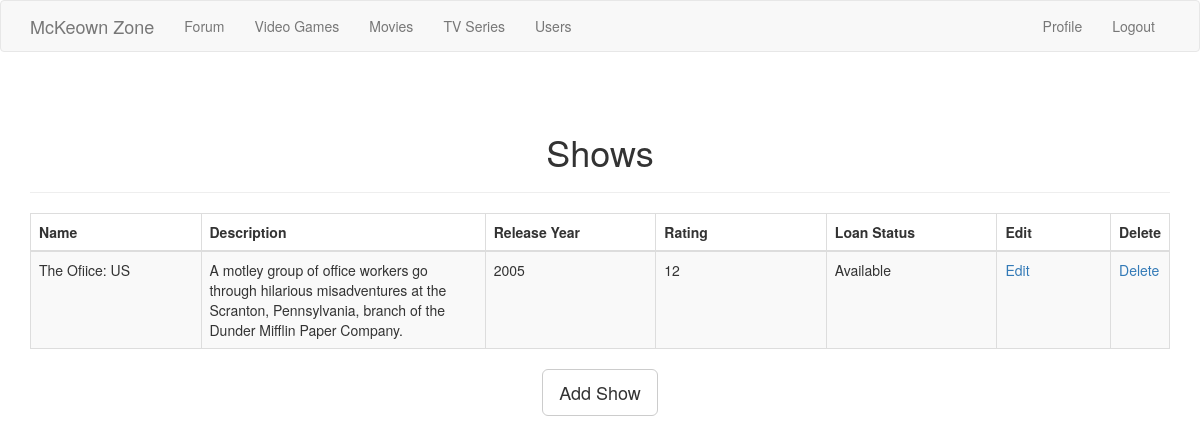
The app's page /admin_shows (signed in) with its own data.
### app/models.py (models this page shows, shortened)
class Show(UserMixin, db.Model):
	id = db.Column(db.Integer, primary_key=True)
	name = db.Column(db.String(50))
	description = db.Column(db.String(250))
	release_year = db.Column(db.Integer)
	rating = db.Column(db.Integer)
	loan_status = db.Column(db.String(150))
	last_update = db.Column(db.DateTime, default=datetime.utcnow)
	requested_show = db.relationship(
 		'Show',
	secondary=show_requests,
	primaryjoin=(show_requests.c.requester_id == id),
	secondaryjoin=(show_requests.c.requested_id == id),
	backref=db.backref('requesters', lazy='dynamic'),
	lazy='dynamic')

### app/routes.py (the view)
@app.route('/admin_shows', methods=['GET', 'POST'])
@login_required
def list_shows():
	check_admin()
	shows = Show.query.all()
	return render_template ('admin/shows/shows.html', shows=shows, title="Shows")

### app/models.py (called while the page is built)
@login.user_loader
def load_user(id):
	return User.query.get(int(id));

### app/routes.py (called while the page is built)
@app.before_request
def before_request():
	if current_user.is_authenticated:
		current_user.last_seen = datetime.utcnow()
		db.session.commit()

def check_admin():
	if not current_user.is_admin:
		abort(403)

### app/templates/admin/shows/shows.html (shortened to what this page needs)
{% import "bootstrap/utils.html" as utils %}
{% extends "base.html" %}
{% block app_content %}
<div class="content-section">
  <div class="outer">
    <div class="middle">
      <div class="inner">
        <br/>
        <br/>
        <h1 style="text-align:center;">Shows</h1>
        {% if shows %}
          <hr class="intro-divider">
          <div class="center">
            <table class="table table-striped table-bordered">
              <thead>
                <tr>
                  <th width="15%"> Name </th>
                  <th width="25%"> Description </th>
                  <th width="15%"> Release Year </th>
                  <th width="15%"> Rating </th>
                  <th width="15%"> Loan Status </th>
                  <th width="10%"> Edit </th>
                  <th width="20%"> Delete </th>
                </tr>
              </thead>
              <tbody>
              {% for show in shows %}
                <tr>
                  <td> {{ show.name }} </td>
                  <td> {{ show.description }} </td>
                  <td> {{ show.release_year }} </td>
                  <td> {{ show.rating }} </td>
                  <td> {{ show.loan_status }} </td>
                  <td>
                    <a href="{{ url_for('edit_show', id=show.id) }}">
                       Edit
                    </a>
                  </td>
                  <td>
                    <a href="{{ url_for('delete_show', id=show.id) }}">
                       Delete
                    </a>
                  </td>
                </tr>
              {% endfor %}
              </tbody>
            </table>
          </div>
          <div style="text-align: center">
        {% else %}
          <div style="text-align: center">
            <h3> No Shows have been added. </h3>
            <hr class="intro-divider">
        {% endif %}
          <a href="{{ url_for('add_show') }}" class="btn btn-default btn-lg">
            Add Show
          </a>
        </div>
      </div>
    </div>
  </div>
</div>
{% endblock %}

### records on screen
Show: name "The Ofiice: US", description "A motley group of office workers go through hilarious misadventures at the Scranton, Pennsylvania, branch of the Dunder Mifflin Paper Company.", release_year "2005", rating "12", loan_status "Available"
